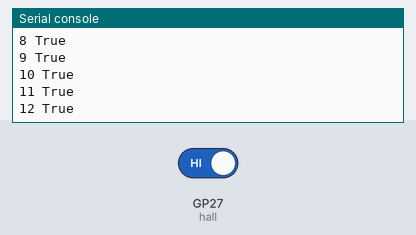
Recording of a program running on a simulated Raspberry Pi Pico running CircuitPython. Parts: the last lines printed to the serial console. The inputs (shaded band) are chosen by the test bench; at power-on: GP27 (hall) HIGH.

Above: at 1.2 s.
1.3 s: GP27 (hall) driven LOW
At 1.31 s:
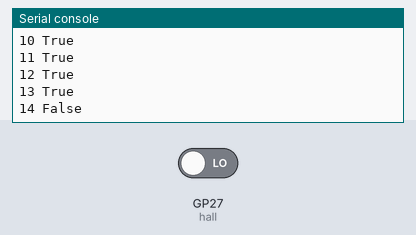
2.9 s: GP27 (hall) driven HIGH
At 2.91 s:
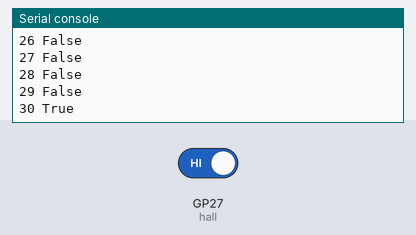

The program:

hallTest-3V.py
```python
import board
import digitalio
import time

'''
Connections:
         ____
         |  |-- Dout (hall)
    Gnd--|  |
         |  |-- 3V
         ____
'''

hall = digitalio.DigitalInOut(board.GP27)
hall.direction = digitalio.Direction.INPUT
hall.pull = digitalio.Pull.UP
#break_beam.value

n=0
while True:
    #print(break_beam.value)
    n+=1
    print(n, hall.value)
    time.sleep(0.1)
```

Measured:
- after the input at 1.3 s, the serial console: prints a new line at once (image 1)
